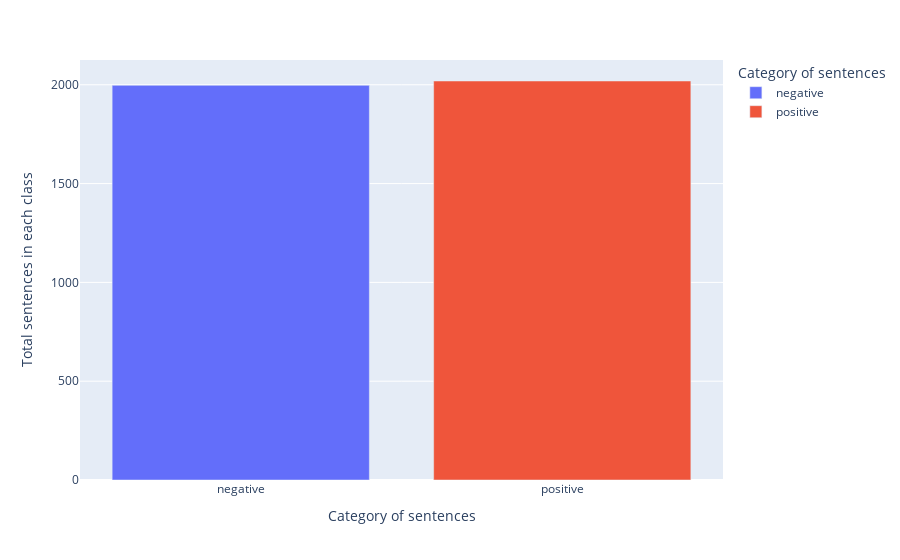

The cell this chart's notebook holds for it:
### Code cell
px.bar(count_df,x='label',y='sentences',
 labels = {"label": "Category of sentences", "sentences": "Total sentences in each class"},
  color = "label", color_continuous_scale = "darkmint")

### Figure 1 — Plotly figure (JSON) as saved in the notebook; plotly's stock layout.template omitted (floating-point values rounded to 4 significant figures)
{"data": [{"alignmentgroup": "True", "hovertemplate": "Category of sentences=%{x}<br>Total sentences in each class=%{y}<extra></extra>", "legendgroup": "negative", "marker": {"color": "#636efa", "pattern": {"shape": ""}}, "name": "negative", "offsetgroup": "negative", "orientation": "v", "showlegend": true, "textposition": "auto", "type": "bar", "x": ["negative"], "xaxis": "x", "y": [1997], "yaxis": "y"}, {"alignmentgroup": "True", "hovertemplate": "Category of sentences=%{x}<br>Total sentences in each class=%{y}<extra></extra>", "legendgroup": "positive", "marker": {"color": "#EF553B", "pattern": {"shape": ""}}, "name": "positive", "offsetgroup": "positive", "orientation": "v", "showlegend": true, "textposition": "auto", "type": "bar", "x": ["positive"], "xaxis": "x", "y": [2019], "yaxis": "y"}], "layout": {"barmode": "relative", "legend": {"title": {"text": "Category of sentences"}, "tracegroupgap": 0}, "margin": {"t": 60}, "xaxis": {"anchor": "y", "categoryarray": ["negative", "positive"], "categoryorder": "array", "domain": [0, 1], "title": {"text": "Category of sentences"}}, "yaxis": {"anchor": "x", "domain": [0, 1], "title": {"text": "Total sentences in each class"}}}}
